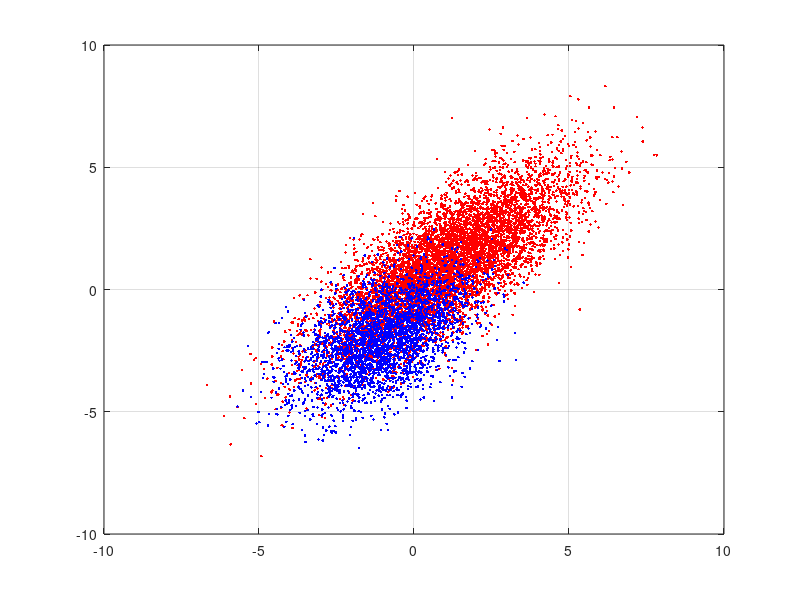

MATLAB code for this plot: (Note: this script raises an error after producing the figure.)
clear
clc

p = 0.7;
n = 1e4;
s1 = eye(2) + 3;
s2 = eye(2) + 1;
mu1 = [1,1];
mu2 = [-1,-2];

% mu2 = mu1;
% s2 = s1;
% p = 0.5;
% p=1;

x1 = mvnrnd(mu1, s1, floor(n*p));
x2 = mvnrnd(mu2, s2, floor(n*(1-p)));
x = [x1;x2];

f = figure('units','normalized','outerposition',[0 0 1 1]);
plot(x1(:,1), x1(:,2), '.r');
hold on; grid on;
plot(x2(:,1), x2(:,2), '.b');
plot_ellipse(p, mu1, s1, 'g');
plot_ellipse(1 - p, mu2, s2, 'g');

p_old = rand;
s1_old = eye(2,2);
s2_old = eye(2,2);
mu1_old = rand(2,1);
mu2_old = rand(2,1);

for i = 1:5000
    
    if mod(i, 10) == 0 || i==1
        if ishandle(f)
            ll = mean(log(mvnpdf(x, mu1_old', s1_old) * p_old + mvnpdf(x, mu2_old', s2_old) * (1 - p_old)));
            title(sprintf('iteration: %d, L: %f, p: %f , s: %f', i, ll, p_old, s1_old(1, 1)));
            e1 = plot_ellipse(p_old, mu1_old, s1_old, 'r');
            e2 = plot_ellipse(1 - p_old, mu2_old, s2_old, 'b');
        else
            break
        end
        pause(0.1);
    end
    
    r = [mvnpdf(x, mu1_old', s1_old), mvnpdf(x, mu2_old', s2_old)];
    r = bsxfun(@times, r, [p_old, 1-p_old]);
    r = bsxfun(@rdivide, r, sum(r,2));
    p_old = sum(r(:,1)) / sum(r(:));
    mu1_old = sum(bsxfun(@times, x, r(:,1)),1)' / sum(r(:,1));
    mu2_old = sum(bsxfun(@times, x, r(:,2)),1)' / sum(r(:,2));
    s1_new = (bsxfun(@times, x, r(:,1))' * x) / sum(r(:,1)) - mu1_old * mu1_old' ;
    s1_new = (s1_new + s1_new') / 2;
    s2_new = (bsxfun(@times, x, r(:,2))' * x) / sum(r(:,2)) - mu2_old * mu2_old';
    s2_new = (s2_new + s2_new') / 2;
    
    dif = s1_old - s1_new;
%     if sum(abs(dif(:))) < 2e-4
%         break
%     end
    
    s1_old = s1_new;
    s2_old = s2_new;
    
    %     F(i) = getframe(gcf);
    
    delete(e1); delete(e2);
    
end

if ishandle(f)
    e1 = plot_ellipse(p_old, mu1_old, s1_old, 'r');
    e2 = plot_ellipse(1 - p_old, mu2_old, s2_old, 'b');
end

% writerObj = VideoWriter('myVideo2.avi');
% writerObj.FrameRate = 40;
% open(writerObj);
% for i=1:length(F)
%     frame = F(i) ;
%     writeVideo(writerObj, frame);
% end
% close(writerObj);